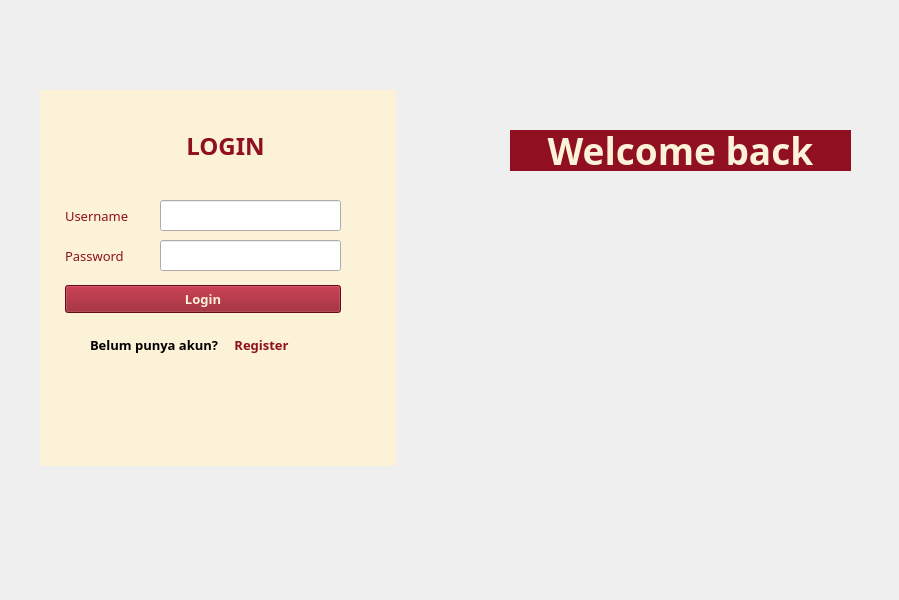
<?xml version="1.0" encoding="UTF-8"?>
<ui version="4.0">
 <class>MainWindow</class>
 <widget class="QMainWindow" name="MainWindow">
  <property name="geometry">
   <rect>
    <x>0</x>
    <y>0</y>
    <width>899</width>
    <height>600</height>
   </rect>
  </property>
  <property name="windowTitle">
   <string>MainWindow</string>
  </property>
  <widget class="QWidget" name="centralwidget">
   <widget class="QLabel" name="label">
    <property name="geometry">
     <rect>
      <x>0</x>
      <y>0</y>
      <width>900</width>
      <height>600</height>
     </rect>
    </property>
    <property name="text">
     <string/>
    </property>
    <property name="pixmap">
     <pixmap>../img/background-1.png</pixmap>
    </property>
   </widget>
   <widget class="QLabel" name="login_message">
    <property name="geometry">
     <rect>
      <x>510</x>
      <y>130</y>
      <width>341</width>
      <height>41</height>
     </rect>
    </property>
    <property name="font">
     <font>
      <family>Montserrat ExtraBold</family>
      <pointsize>28</pointsize>
      <weight>75</weight>
      <bold>true</bold>
     </font>
    </property>
    <property name="styleSheet">
     <string notr="true">color: rgb(251, 242, 215);
background-color: rgb(144, 15, 32);</string>
    </property>
    <property name="text">
     <string>Welcome back</string>
    </property>
    <property name="alignment">
     <set>Qt::AlignCenter</set>
    </property>
   </widget>
   <widget class="QStackedWidget" name="stackedWidget">
    <property name="geometry">
     <rect>
      <x>40</x>
      <y>90</y>
      <width>356</width>
      <height>486</height>
     </rect>
    </property>
    <property name="sizePolicy">
     <sizepolicy hsizetype="Preferred" vsizetype="Preferred">
      <horstretch>0</horstretch>
      <verstretch>0</verstretch>
     </sizepolicy>
    </property>
    <property name="font">
     <font>
      <family>Montserrat</family>
     </font>
    </property>
    <property name="styleSheet">
     <string notr="true"/>
    </property>
    <property name="currentIndex">
     <number>0</number>
    </property>
    <widget class="QWidget" name="page">
     <widget class="QLabel" name="label_login">
      <property name="geometry">
       <rect>
        <x>120</x>
        <y>30</y>
        <width>131</width>
        <height>51</height>
       </rect>
      </property>
      <property name="font">
       <font>
        <family>Montserrat SemiBold</family>
        <pointsize>18</pointsize>
        <weight>75</weight>
        <bold>true</bold>
       </font>
      </property>
      <property name="styleSheet">
       <string notr="true">color: rgb(144, 15, 32);</string>
      </property>
      <property name="text">
       <string>LOGIN</string>
      </property>
      <property name="alignment">
       <set>Qt::AlignCenter</set>
      </property>
     </widget>
     <widget class="QLabel" name="label_username">
      <property name="geometry">
       <rect>
        <x>25</x>
        <y>110</y>
        <width>81</width>
        <height>31</height>
       </rect>
      </property>
      <property name="font">
       <font>
        <family>Montserrat</family>
        <pointsize>10</pointsize>
       </font>
      </property>
      <property name="styleSheet">
       <string notr="true">color: rgb(144, 15, 32);</string>
      </property>
      <property name="text">
       <string>Username</string>
      </property>
     </widget>
     <widget class="QLabel" name="label_password">
      <property name="geometry">
       <rect>
        <x>25</x>
        <y>150</y>
        <width>81</width>
        <height>31</height>
       </rect>
      </property>
      <property name="font">
       <font>
        <family>Montserrat</family>
        <pointsize>10</pointsize>
       </font>
      </property>
      <property name="styleSheet">
       <string notr="true">color: rgb(144, 15, 32);</string>
      </property>
      <property name="text">
       <string>Password</string>
      </property>
     </widget>
     <widget class="QLineEdit" name="box_username">
      <property name="geometry">
       <rect>
        <x>120</x>
        <y>110</y>
        <width>181</width>
        <height>31</height>
       </rect>
      </property>
     </widget>
     <widget class="QLineEdit" name="box_password">
      <property name="geometry">
       <rect>
        <x>120</x>
        <y>150</y>
        <width>181</width>
        <height>31</height>
       </rect>
      </property>
      <property name="styleSheet">
       <string notr="true">lineedit-password-character: 9679</string>
      </property>
     </widget>
     <widget class="QPushButton" name="login_Button">
      <property name="geometry">
       <rect>
        <x>25</x>
        <y>195</y>
        <width>276</width>
        <height>28</height>
       </rect>
      </property>
      <property name="font">
       <font>
        <family>Montserrat SemiBold</family>
        <pointsize>10</pointsize>
        <weight>75</weight>
        <bold>true</bold>
       </font>
      </property>
      <property name="cursor">
       <cursorShape>PointingHandCursor</cursorShape>
      </property>
      <property name="styleSheet">
       <string notr="true">background-color: rgb(144, 15, 32);
color: rgb(251, 242, 215);</string>
      </property>
      <property name="text">
       <string>Login</string>
      </property>
     </widget>
     <widget class="QLabel" name="label_1">
      <property name="geometry">
       <rect>
        <x>50</x>
        <y>245</y>
        <width>141</width>
        <height>20</height>
       </rect>
      </property>
      <property name="font">
       <font>
        <family>Montserrat SemiBold</family>
        <pointsize>10</pointsize>
        <weight>75</weight>
        <bold>true</bold>
       </font>
      </property>
      <property name="text">
       <string>Belum punya akun?</string>
      </property>
     </widget>
     <widget class="QLabel" name="frame_login">
      <property name="geometry">
       <rect>
        <x>0</x>
        <y>0</y>
        <width>356</width>
        <height>376</height>
       </rect>
      </property>
      <property name="styleSheet">
       <string notr="true">background-color: rgb(251, 242, 215);</string>
      </property>
      <property name="text">
       <string/>
      </property>
     </widget>
     <widget class="QPushButton" name="button_toRegister">
      <property name="geometry">
       <rect>
        <x>186</x>
        <y>242</y>
        <width>71</width>
        <height>26</height>
       </rect>
      </property>
      <property name="font">
       <font>
        <family>Montserrat SemiBold</family>
        <pointsize>10</pointsize>
        <weight>75</weight>
        <bold>true</bold>
       </font>
      </property>
      <property name="cursor">
       <cursorShape>PointingHandCursor</cursorShape>
      </property>
      <property name="styleSheet">
       <string notr="true">color: rgb(144, 15, 32);</string>
      </property>
      <property name="text">
       <string>Register</string>
      </property>
      <property name="flat">
       <bool>true</bool>
      </property>
     </widget>
     <zorder>frame_login</zorder>
     <zorder>label_login</zorder>
     <zorder>label_username</zorder>
     <zorder>label_password</zorder>
     <zorder>box_password</zorder>
     <zorder>box_username</zorder>
     <zorder>login_Button</zorder>
     <zorder>label_1</zorder>
     <zorder>button_toRegister</zorder>
    </widget>
    <widget class="QWidget" name="page_2">
     <property name="sizePolicy">
      <sizepolicy hsizetype="Ignored" vsizetype="Preferred">
       <horstretch>0</horstretch>
       <verstretch>100</verstretch>
      </sizepolicy>
     </property>
     <property name="autoFillBackground">
      <bool>false</bool>
     </property>
     <widget class="QLabel" name="label_login_2">
      <property name="geometry">
       <rect>
        <x>120</x>
        <y>25</y>
        <width>111</width>
        <height>51</height>
       </rect>
      </property>
      <property name="font">
       <font>
        <family>Montserrat</family>
        <pointsize>14</pointsize>
       </font>
      </property>
      <property name="text">
       <string>REGISTER</string>
      </property>
      <property name="alignment">
       <set>Qt::AlignCenter</set>
      </property>
     </widget>
     <widget class="QLabel" name="frame_login_2">
      <property name="geometry">
       <rect>
        <x>0</x>
        <y>0</y>
        <width>356</width>
        <height>486</height>
       </rect>
      </property>
      <property name="styleSheet">
       <string notr="true">background-color: rgb(251, 242, 215);
color: rgb(144, 15, 32);</string>
      </property>
      <property name="text">
       <string/>
      </property>
     </widget>
     <widget class="QLabel" name="label_login_3">
      <property name="geometry">
       <rect>
        <x>120</x>
        <y>30</y>
        <width>131</width>
        <height>51</height>
       </rect>
      </property>
      <property name="font">
       <font>
        <family>Montserrat SemiBold</family>
        <pointsize>18</pointsize>
        <weight>75</weight>
        <bold>true</bold>
       </font>
      </property>
      <property name="styleSheet">
       <string notr="true">color: rgb(144, 15, 32);</string>
      </property>
      <property name="text">
       <string>REGISTER</string>
      </property>
      <property name="alignment">
       <set>Qt::AlignCenter</set>
      </property>
     </widget>
     <widget class="QLabel" name="label_password_2">
      <property name="geometry">
       <rect>
        <x>25</x>
        <y>165</y>
        <width>81</width>
        <height>31</height>
       </rect>
      </property>
      <property name="font">
       <font>
        <family>Montserrat</family>
        <pointsize>10</pointsize>
       </font>
      </property>
      <property name="styleSheet">
       <string notr="true">color: rgb(137, 14, 30);</string>
      </property>
      <property name="text">
       <string>Password</string>
      </property>
     </widget>
     <widget class="QLineEdit" name="box_telepon">
      <property name="geometry">
       <rect>
        <x>140</x>
        <y>285</y>
        <width>191</width>
        <height>31</height>
       </rect>
      </property>
      <property name="font">
       <font>
        <family>Montserrat</family>
       </font>
      </property>
     </widget>
     <widget class="QLineEdit" name="box_alamat">
      <property name="geometry">
       <rect>
        <x>140</x>
        <y>205</y>
        <width>191</width>
        <height>31</height>
       </rect>
      </property>
      <property name="font">
       <font>
        <family>Montserrat</family>
       </font>
      </property>
     </widget>
     <widget class="QLabel" name="label_email">
      <property name="geometry">
       <rect>
        <x>25</x>
        <y>325</y>
        <width>106</width>
        <height>31</height>
       </rect>
      </property>
      <property name="font">
       <font>
        <family>Montserrat</family>
        <pointsize>10</pointsize>
       </font>
      </property>
      <property name="styleSheet">
       <string notr="true">color: rgb(137, 14, 30);</string>
      </property>
      <property name="text">
       <string>Email</string>
      </property>
     </widget>
     <widget class="QLineEdit" name="box_password_2">
      <property name="geometry">
       <rect>
        <x>140</x>
        <y>165</y>
        <width>191</width>
        <height>31</height>
       </rect>
      </property>
      <property name="font">
       <font>
        <family>Montserrat</family>
       </font>
      </property>
     </widget>
     <widget class="QLabel" name="label_alamat">
      <property name="geometry">
       <rect>
        <x>25</x>
        <y>205</y>
        <width>81</width>
        <height>31</height>
       </rect>
      </property>
      <property name="font">
       <font>
        <family>Montserrat</family>
        <pointsize>10</pointsize>
       </font>
      </property>
      <property name="styleSheet">
       <string notr="true">color: rgb(137, 14, 30);</string>
      </property>
      <property name="text">
       <string>Alamat</string>
      </property>
     </widget>
     <widget class="QLabel" name="label_username_2">
      <property name="geometry">
       <rect>
        <x>25</x>
        <y>125</y>
        <width>81</width>
        <height>31</height>
       </rect>
      </property>
      <property name="font">
       <font>
        <family>Montserrat</family>
        <pointsize>10</pointsize>
       </font>
      </property>
      <property name="styleSheet">
       <string notr="true">color: rgb(137, 14, 30);</string>
      </property>
      <property name="text">
       <string>Username</string>
      </property>
     </widget>
     <widget class="QDateEdit" name="dateEdit">
      <property name="geometry">
       <rect>
        <x>140</x>
        <y>245</y>
        <width>191</width>
        <height>31</height>
       </rect>
      </property>
      <property name="font">
       <font>
        <family>Montserrat</family>
       </font>
      </property>
     </widget>
     <widget class="QLabel" name="label_3">
      <property name="geometry">
       <rect>
        <x>76</x>
        <y>420</y>
        <width>141</width>
        <height>20</height>
       </rect>
      </property>
      <property name="font">
       <font>
        <family>Montserrat SemiBold</family>
        <pointsize>10</pointsize>
        <weight>75</weight>
        <bold>true</bold>
       </font>
      </property>
      <property name="text">
       <string>Sudah punya akun?</string>
      </property>
     </widget>
     <widget class="QPushButton" name="button_register">
      <property name="geometry">
       <rect>
        <x>20</x>
        <y>370</y>
        <width>311</width>
        <height>28</height>
       </rect>
      </property>
      <property name="font">
       <font>
        <family>Montserrat SemiBold</family>
        <pointsize>10</pointsize>
        <weight>75</weight>
        <bold>true</bold>
       </font>
      </property>
      <property name="cursor">
       <cursorShape>PointingHandCursor</cursorShape>
      </property>
      <property name="styleSheet">
       <string notr="true">background-color: rgb(144, 15, 32);
color: rgb(251, 242, 215);</string>
      </property>
      <property name="text">
       <string>Register</string>
      </property>
     </widget>
     <widget class="QLineEdit" name="box_email">
      <property name="geometry">
       <rect>
        <x>140</x>
        <y>325</y>
        <width>191</width>
        <height>31</height>
       </rect>
      </property>
      <property name="font">
       <font>
        <family>Montserrat</family>
       </font>
      </property>
     </widget>
     <widget class="QLineEdit" name="box_nama">
      <property name="geometry">
       <rect>
        <x>140</x>
        <y>85</y>
        <width>191</width>
        <height>31</height>
       </rect>
      </property>
      <property name="font">
       <font>
        <family>Montserrat</family>
       </font>
      </property>
     </widget>
     <widget class="QLabel" name="label_nama">
      <property name="geometry">
       <rect>
        <x>25</x>
        <y>85</y>
        <width>81</width>
        <height>31</height>
       </rect>
      </property>
      <property name="font">
       <font>
        <family>Montserrat</family>
        <pointsize>10</pointsize>
       </font>
      </property>
      <property name="styleSheet">
       <string notr="true">color: rgb(144, 15, 32);</string>
      </property>
      <property name="text">
       <string>Nama</string>
      </property>
     </widget>
     <widget class="QLabel" name="label_tanggal_lahir">
      <property name="geometry">
       <rect>
        <x>25</x>
        <y>245</y>
        <width>106</width>
        <height>31</height>
       </rect>
      </property>
      <property name="font">
       <font>
        <family>Montserrat</family>
        <pointsize>10</pointsize>
       </font>
      </property>
      <property name="styleSheet">
       <string notr="true">color: rgb(137, 14, 30);</string>
      </property>
      <property name="text">
       <string>Tanggal Lahir</string>
      </property>
     </widget>
     <widget class="QLabel" name="label_telepon">
      <property name="geometry">
       <rect>
        <x>25</x>
        <y>285</y>
        <width>106</width>
        <height>31</height>
       </rect>
      </property>
      <property name="font">
       <font>
        <family>Montserrat</family>
        <pointsize>10</pointsize>
       </font>
      </property>
      <property name="styleSheet">
       <string notr="true">color: rgb(137, 14, 30);</string>
      </property>
      <property name="text">
       <string>Telepon</string>
      </property>
     </widget>
     <widget class="QLineEdit" name="box_username_2">
      <property name="geometry">
       <rect>
        <x>140</x>
        <y>125</y>
        <width>191</width>
        <height>31</height>
       </rect>
      </property>
      <property name="font">
       <font>
        <family>Montserrat</family>
       </font>
      </property>
     </widget>
     <widget class="QPushButton" name="button_toLogin">
      <property name="geometry">
       <rect>
        <x>210</x>
        <y>417</y>
        <width>51</width>
        <height>26</height>
       </rect>
      </property>
      <property name="font">
       <font>
        <family>Montserrat SemiBold</family>
        <pointsize>10</pointsize>
        <weight>75</weight>
        <bold>true</bold>
       </font>
      </property>
      <property name="cursor">
       <cursorShape>PointingHandCursor</cursorShape>
      </property>
      <property name="styleSheet">
       <string notr="true">color: rgb(144, 15, 32);</string>
      </property>
      <property name="text">
       <string>Login</string>
      </property>
      <property name="flat">
       <bool>true</bool>
      </property>
     </widget>
    </widget>
   </widget>
   <widget class="QLabel" name="register_message">
    <property name="geometry">
     <rect>
      <x>510</x>
      <y>130</y>
      <width>341</width>
      <height>41</height>
     </rect>
    </property>
    <property name="font">
     <font>
      <family>Montserrat ExtraBold</family>
      <pointsize>22</pointsize>
      <weight>75</weight>
      <bold>true</bold>
     </font>
    </property>
    <property name="styleSheet">
     <string notr="true">color: rgb(251, 242, 215);
background-color: rgb(144, 15, 32);</string>
    </property>
    <property name="text">
     <string>Welcome to CoverME</string>
    </property>
    <property name="alignment">
     <set>Qt::AlignCenter</set>
    </property>
   </widget>
   <zorder>label</zorder>
   <zorder>stackedWidget</zorder>
   <zorder>register_message</zorder>
   <zorder>login_message</zorder>
  </widget>
 </widget>
 <resources/>
 <connections/>
</ui>
